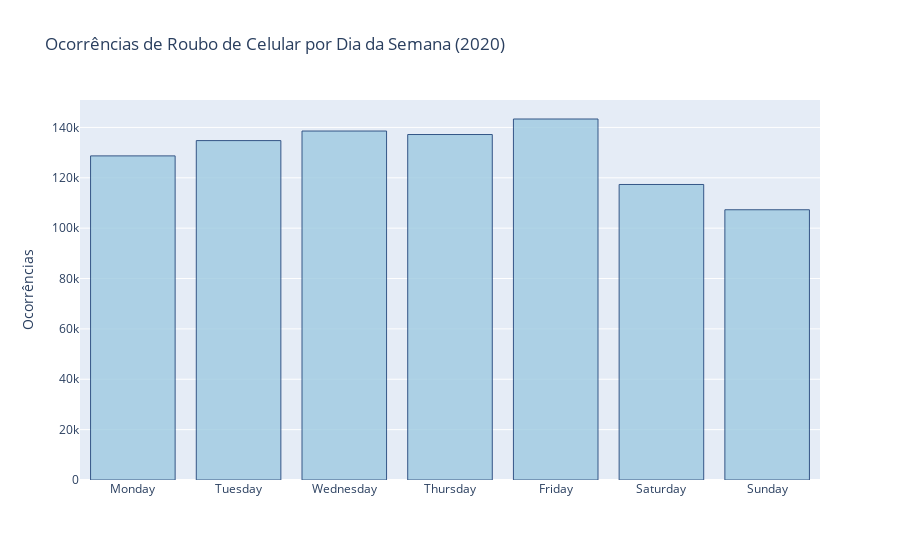

This figure's notebook cell:
### Code cell
dataset['diasemana'] = pd.Categorical(dataset['diasemana'], categories=['Monday','Tuesday','Wednesday','Thursday','Friday','Saturday', 'Sunday'], ordered=True)

trace = [go.Bar(
            x = dataset['diasemana'].value_counts().sort_index().index,
            y = dataset['diasemana'].value_counts().sort_index().values,
            textposition = 'auto',
            marker=dict(
                color='rgb(158,202,225)',
                line=dict(
                    color='rgb(8,48,107)',
                    width=1,
                    )
                ),
            opacity=0.8
)]
           
layout = go.Layout(
    title='Ocorrências de Roubo de Celular por Dia da Semana (2020)',
    yaxis=dict(
        title='Ocorrências'
        ),
)

fig = go.Figure(data=trace, layout=layout)

py.iplot(fig)

### Figure 1 — Plotly figure (JSON) as saved in the notebook; plotly's stock layout.template omitted (floating-point values rounded to 4 significant figures)
{"data": [{"marker": {"color": "rgb(158,202,225)", "line": {"color": "rgb(8,48,107)", "width": 1}}, "opacity": 0.8, "textposition": "auto", "type": "bar", "x": ["Monday", "Tuesday", "Wednesday", "Thursday", "Friday", "Saturday", "Sunday"], "y": [128701, 134769, 138575, 137179, 143346, 117350, 107312]}], "layout": {"title": {"text": "Ocorrências de Roubo de Celular por Dia da Semana (2020)"}, "yaxis": {"title": {"text": "Ocorrências"}}}}
